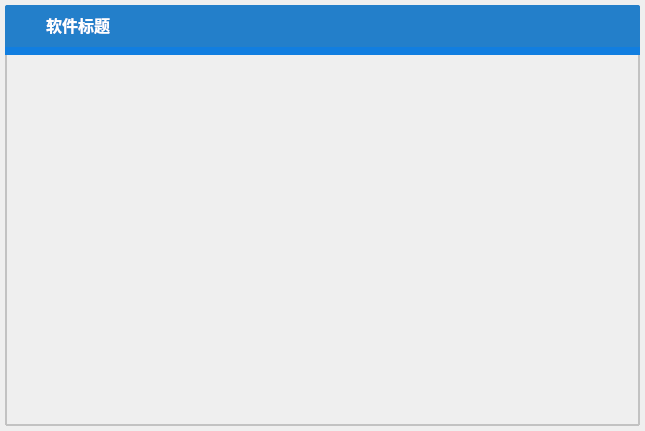
<?xml version="1.0" encoding="UTF-8"?>
<ui version="4.0">
 <class>FramelessWidget</class>
 <widget class="QWidget" name="FramelessWidget">
  <property name="geometry">
   <rect>
    <x>0</x>
    <y>0</y>
    <width>645</width>
    <height>431</height>
   </rect>
  </property>
  <property name="sizePolicy">
   <sizepolicy hsizetype="Preferred" vsizetype="Fixed">
    <horstretch>0</horstretch>
    <verstretch>0</verstretch>
   </sizepolicy>
  </property>
  <property name="windowTitle">
   <string>FramelessWidget</string>
  </property>
  <property name="styleSheet">
   <string notr="true">/* 常用控件样式 */
/* 状态栏 */
QStatusBar{
	background-color: #117ee0;
}
QStatusBar::item{
    border: none;
}
/* 分裂器 */
QSplitter::handle {
	background-color: #117ee0;
	border: none;
}

QSplitter::handle:horizontal {
    width: 8px;
}

QSplitter::handle:vertical {
    height: 8px;
}

QSplitter::handle:pressed {
    background-color: #c2c2c2;
}
QComboBox QAbstractItemView
{
	border: none;
}
QComboBox QAbstractItemView::item
{
	color: rgb(0, 0, 0);
	min-height: 30px;
}
QComboBox QAbstractItemView::item:hover {
	color: rgb(255, 255, 255);
    background-color: rgba(0, 120, 215, 0.5);
}
QComboBox {
	min-height: 20px;
    border: 1px solid gray;
    background-color: rgb(255, 255, 255);
    color: #000000;
	padding: 1px 5px 1px 5px;
}
QComboBox::drop-down {
    subcontrol-origin: padding;
    subcontrol-position: top right;
    background-color: rgb(255, 255, 255);
    border-left-width: 1px;
    border-left-color: darkgray;
    border-left-style: solid;
}
QComboBox::down-arrow {
	image: url(:/images/sort_down.png);
	background-color: transparent;
    width: 12px;
    height: 12px;
}
QComboBox::drop-down:hover {
   	background-color: darkgray;
}
QLabel{
	min-height: 20px;
	color: #000000;
	background-color: transparent;
}

QDateTimeEdit,
QSpinBox,
QDoubleSpinBox,
QLineEdit{
	padding-left: 2px;
    min-height: 20px;
    border: 1px solid gray;
    background-color: rgb(255, 255, 255);
    selection-background-color: #0078D7;
}
QDateTimeEdit:!enabled,
QDoubleSpinBox:!enabled,
QSpinBox:!enabled,
QLineEdit:!enabled{
    background-color: rgb(220, 220, 220);
}
QDateTimeEdit:enabled:hover,
QDateTimeEdit:enabled:focus,
QDoubleSpinBox:enabled:hover,
QDoubleSpinBox:enabled:focus,
QSpinBox:enabled:hover,
QSpinBox:enabled:focus,
QLineEdit:enabled:hover,
QLineEdit:enabled:focus{
    border: 1px solid #3190EE;
}

QDateTimeEdit::up-button,
QDoubleSpinBox::up-button,
QSpinBox::up-button {
	subcontrol-origin: border;
    subcontrol-position: top right;
    width: 14px;
	height: 10px;
	padding: 1px;
	image: url(:/images/sort_up.png);
}
QDateTimeEdit::up-button:pressed,
QDoubleSpinBox::up-button:pressed,
QDateTimeEdit::up-button:hover,
QDoubleSpinBox::up-button:hover,
QSpinBox::up-button:pressed,
QSpinBox::up-button:hover {
    background-color: darkgray;
}
QDateTimeEdit::up-arrow,
QDoubleSpinBox::up-arrow,
QSpinBox::up-arrow {
	image:  url(:/images/sort_up.png);
	width: 6px;
	height: 6px;
}
QDateTimeEdit::down-button,
QDoubleSpinBox::down-button,
QSpinBox::down-button {
    subcontrol-origin: border;
    subcontrol-position: bottom right;
	width: 14px;
	height: 10px;
	padding: 1px;
  	image: url(:/images/sort_down.png);
}
QDateTimeEdit::down-button:pressed,
QDoubleSpinBox::down-button:pressed,
QDateTimeEdit::down-button:hover,
QDoubleSpinBox::down-button:hover,
QSpinBox::down-button:pressed,
QSpinBox::down-button:hover {
    background-color: darkgray;
}
QDateTimeEdit::down-arrow,
QDoubleSpinBox::down-arrow,
QSpinBox::down-arrow {
    image:  url(:/images/sort_down.png);
	width: 6px;
	height: 6px;
}

QProgressBar {
    border: 1px solid grey;
    text-align: right;
	color: #177fd8;
	margin-right: 25px;
}
QProgressBar::chunk {
    background-color: #3096f8;
    width: 10px;
    margin: 0.5px;
}

QGroupBox {
    background-color: transparent;
    border: 1px solid gray;
    border-radius: 10px;
    margin-top: 2ex;
}
QGroupBox::title {
    subcontrol-origin: margin;
    subcontrol-position: top center;
    padding: 0 2px; /* y方向, x方向 */
}
QGroupBox::indicator {
    spacing: 5px;
	width: 15px;
    height: 15px;
	color: #000000;
	background-color: transparent;
}
QGroupBox::indicator:unchecked {
    image: url(:/images/checkbox.png);
}
QGroupBox::indicator:checked {
	image: url(:/images/checkbox--checked.png);
}

QToolButton,
QPushButton{
    border-radius:4px;
	min-height: 20px;
	padding-left: 6px;
	padding-right: 6px;
    background-color: #3096f8;
    color: #FFFFFF;
}
QToolButton:hover,
QPushButton:hover{
    background-color: #177fd8;
	border: 1px solid #00DDCC;
    color: #FFFFFF;
}
QToolButton:pressed,
QPushButton:pressed{
    background-color: #177fd8;
    color: #FFFFFF;
}
QToolButton::checked,
QPushButton::checked{
	background-color: #177fd8;
    color: #FFFFFF;
}
QToolButton:disabled,
QPushButton:disabled{
    background-color: darkgray;
    color: #000000;
}

QRadioButton,
QCheckBox {
    spacing: 5px;
	color: #000000;
	background-color: transparent;
}
QRadioButton::indicator,
QCheckBox::indicator {
    width: 20px;
    height: 20px;
}

QCheckBox::indicator:unchecked {
	image: url(:/images/checkbox.png);
}
QCheckBox::indicator:checked {
	image: url(:/images/checkbox--checked.png);
}
QRadioButton::indicator:checked:hover,
QRadioButton::indicator:unchecked:hover,
QRadioButton::indicator:checked:pressed,
QRadioButton::indicator:unchecked:pressed,
QCheckBox::indicator:checked:hover,
QCheckBox::indicator:unchecked:hover,
QCheckBox::indicator:checked:pressed,
QCheckBox::indicator:unchecked:pressed {
    background-color: rgba(23, 127, 216, 0.1);
}
QRadioButton::indicator:unchecked{
	image: url(:/images/radio-button.png);
}
QRadioButton::indicator:checked{
	image: url(:/images/radio-button--checked.png);
}
QRadioButton::indicator:disabled{
	image: url(:/images/radio-button_dis.png);
}
QCheckBox::indicator:disabled{
	image: url(:/images/checkbox_dis.png);
}

QScrollBar{
	border:none;
    background-color: #DCDCDC;
}
QScrollBar:horizontal {
    height: 15px;
	padding-left: 15px;
	padding-right: 15px;
}
QScrollBar:vertical {
    width: 15px;
	padding-top: 15px;
	padding-bottom: 15px;
}
QScrollBar::add-page, QScrollBar::sub-page {
     background-color: transparent;
}
QScrollBar::handle {
    background: #3096f8;
    min-width: 15px;
    min-height: 15px
}
QScrollBar::add-line:vertical{
	background-color: transparent;
	image:url(:/images/sort_down.png) center no-repeat;
}
QScrollBar::sub-line:vertical{
	background-color: transparent;
	image:url(:/images/sort_up.png) center no-repeat;
}
QScrollBar::add-line:horizontal{
	background-color: transparent;
	image:url(:/images/caret-right.png) center no-repeat;
}
QScrollBar::sub-line:horizontal{
	background-color: transparent;
	image:url(:/images/caret-left.png) center no-repeat;
}
QScrollBar::add-line:hover,
QScrollBar::sub-line:hover,
QScrollBar::handle:hover{
	background-color: rgba(23, 127, 216, 0.2);
}
QScrollBar::handle:pressed{
	background-color: #177fd8;
}

QTextBrower,
QTextEdit{
	border: none;
	background-color: rgba(255, 255, 255, 0.9);;
}

QTabWidget::pane { /* The tab widget frame */
   	background-color: transparent;
	border: 1px solid gray;
	border-bottom-left-radius: 10px;
	border-bottom-right-radius: 10px;
	padding: 5px;
}
QTabWidget::tab-bar {
    background-color: #FFFFFF;
    alignment: left;
}
QTabBar::tab {
    background-color: #ddedfa;
    border: none;
    min-width: 40px;
	min-height: 15px;
    padding: 5px;
	margin: 1px;
	color: #000000;
}
QTabBar::tab:selected{
	background-color: #177fd8;
	color: #FFFFFF;
}
QTabBar::tab:hover {
    background-color: #3096f8;
	color: #FFFFFF;
}
QTabBar::tab:only-one {
    margin: 0;
}
QTabBar::close-button {
	image: url(:/images/icon_window_close.png);
    subcontrol-position: right;
}
QTabBar::close-button:hover {
    background-color: #DC0000;
}
QTabBar QToolButton{
	padding: 0px;
}
QTabBar QToolButton::right-arrow { /* the arrow mark in the tool buttons */
	border-image: url(:/images/caret-right.png);
}

QTabBar QToolButton::left-arrow {
	border-image: url(:/images/caret-left.png);
}

/* 本窗口的样式 */
#windowFrame{
	border: 2px solid rgb(194, 194, 194);
	gridline-color: rgb(194, 194, 194);
	border-radius: 1px 1px 1px 1px;
	background-color: palette(Window);
}
#windowTitlebar{
	border: 0px none palette(base);
	border-top-left-radius:2px;
	border-top-right-radius:2px;
	border-bottom: 8px solid #117ee0;
	background-image: url(:/images/6.png);
	background-color: #237fca;
	color: #ffffff;
}
#windowTitlebar QToolButton{
	background-color:none;
  	border:none;
  	width:16px;
  	height:16px;
 	padding:4px;
	min-height: 16px;
    border-radius:0px;
    color: #FFFFFF;
}
#windowTitlebar QToolButton:hover{
	background-color: #2e9eea;
	border: none;
    color: #FFFFFF;
}
#windowTitlebar QToolButton:pressed{
	background-color:palette(highlight);
}
#windowTitlebar #toolButton_close{
	image: url(:/images/icon_window_close.png);
}
#windowTitlebar #toolButton_close:hover{
	background-color: #DC0000;
}
#windowTitlebar #toolButton_close:pressed{
	background-color: #F1707A;
}
#toolButton_max{
	image: url(:/images/icon_window_maximize.png);
}
#toolButton_restore{
	image: url(:/images/icon_window_restore.png);
}
#toolButton_min{
	image: url(:/images/icon_window_minimize.png);
}
#toolButton_full{
	image: url(:/images/fullscreen.png);
}
#toolButton_full_exit{
	image: url(:/images/fullscreen_exit.png);
}
#windowTitlebar #label_title{
	color: #ffffff;
	font-weight:bold;
	font-size:16px;
}


</string>
  </property>
  <layout class="QGridLayout" name="gridLayout">
   <property name="leftMargin">
    <number>5</number>
   </property>
   <property name="topMargin">
    <number>5</number>
   </property>
   <property name="rightMargin">
    <number>5</number>
   </property>
   <property name="bottomMargin">
    <number>5</number>
   </property>
   <property name="spacing">
    <number>0</number>
   </property>
   <item row="0" column="0">
    <widget class="QWidget" name="windowFrame" native="true">
     <layout class="QVBoxLayout" name="verticalLayout">
      <property name="spacing">
       <number>0</number>
      </property>
      <property name="leftMargin">
       <number>0</number>
      </property>
      <property name="topMargin">
       <number>0</number>
      </property>
      <property name="rightMargin">
       <number>0</number>
      </property>
      <property name="bottomMargin">
       <number>0</number>
      </property>
      <item>
       <widget class="QWidget" name="windowTitlebar" native="true">
        <property name="sizePolicy">
         <sizepolicy hsizetype="Preferred" vsizetype="Fixed">
          <horstretch>0</horstretch>
          <verstretch>0</verstretch>
         </sizepolicy>
        </property>
        <property name="minimumSize">
         <size>
          <width>0</width>
          <height>50</height>
         </size>
        </property>
        <property name="maximumSize">
         <size>
          <width>16777215</width>
          <height>50</height>
         </size>
        </property>
        <layout class="QHBoxLayout" name="horizontalLayout_2" stretch="0,1,0">
         <property name="topMargin">
          <number>0</number>
         </property>
         <property name="rightMargin">
          <number>0</number>
         </property>
         <item>
          <widget class="QLabel" name="label_icon">
           <property name="minimumSize">
            <size>
             <width>24</width>
             <height>20</height>
            </size>
           </property>
           <property name="maximumSize">
            <size>
             <width>24</width>
             <height>24</height>
            </size>
           </property>
           <property name="pixmap">
            <pixmap resource="images.qrc">:/images/icon.png</pixmap>
           </property>
           <property name="alignment">
            <set>Qt::AlignCenter</set>
           </property>
          </widget>
         </item>
         <item>
          <widget class="QLabel" name="label_title">
           <property name="text">
            <string>软件标题</string>
           </property>
          </widget>
         </item>
         <item>
          <layout class="QVBoxLayout" name="verticalLayout_2">
           <item>
            <layout class="QHBoxLayout" name="horizontalLayout" stretch="0,0,0,0,0,0">
             <property name="spacing">
              <number>0</number>
             </property>
             <item>
              <widget class="QToolButton" name="toolButton_full_exit">
               <property name="text">
                <string/>
               </property>
              </widget>
             </item>
             <item>
              <widget class="QToolButton" name="toolButton_full">
               <property name="text">
                <string/>
               </property>
              </widget>
             </item>
             <item>
              <widget class="QToolButton" name="toolButton_min">
               <property name="text">
                <string/>
               </property>
              </widget>
             </item>
             <item>
              <widget class="QToolButton" name="toolButton_restore">
               <property name="text">
                <string/>
               </property>
              </widget>
             </item>
             <item>
              <widget class="QToolButton" name="toolButton_max">
               <property name="text">
                <string/>
               </property>
              </widget>
             </item>
             <item>
              <widget class="QToolButton" name="toolButton_close">
               <property name="text">
                <string/>
               </property>
              </widget>
             </item>
            </layout>
           </item>
           <item>
            <spacer name="verticalSpacer">
             <property name="orientation">
              <enum>Qt::Vertical</enum>
             </property>
             <property name="sizeHint" stdset="0">
              <size>
               <width>20</width>
               <height>40</height>
              </size>
             </property>
            </spacer>
           </item>
          </layout>
         </item>
        </layout>
       </widget>
      </item>
      <item>
       <widget class="QWidget" name="windowContent" native="true"/>
      </item>
     </layout>
    </widget>
   </item>
  </layout>
 </widget>
 <layoutdefault spacing="6" margin="11"/>
 <resources>
  <include location="images.qrc"/>
 </resources>
 <connections/>
</ui>
